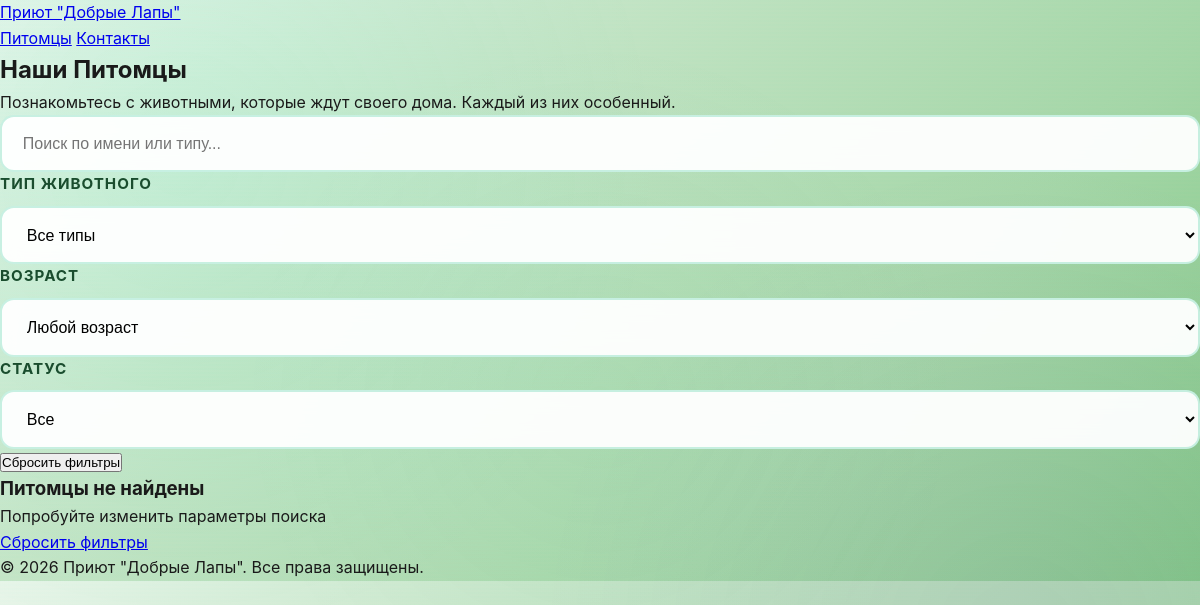
Before: / (signed in) with the older database file.
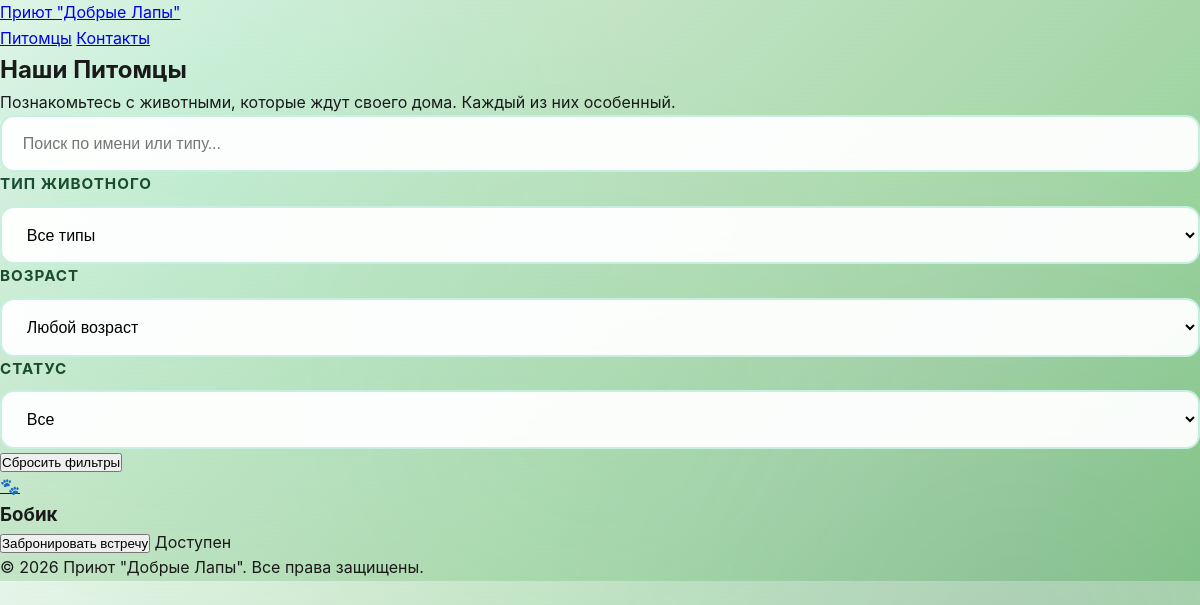
After: the same page with the newer database file.
### shelter/models.py (models this page shows)
class Animal(models.Model):
    STATUS = [('free','Свободен'),('booked','Забронирован')]
    name = models.CharField(max_length=100)
    type = models.CharField(max_length=50)
    age = models.IntegerField()
    status = models.CharField(max_length=10, choices=STATUS, default='free')
    @property
    def is_booked(self):
        return AdoptionRequest.objects.filter(animal=self, status='approved').exists()

### shelter/views.py (the view, shortened to what this page needs)
# urls.py: path('', include('shelter.urls')),  # главная страница — animals_list
def animals_list(request):
    animals = Animal.objects.all()
    return render(request, 'shelter/animals_list.html', {'animals': animals})

### shelter/templates/shelter/animals_list.html (shortened to what the changed rows need)
{% extends 'shelter/base.html' %}
{% load static %}
{% block content %}
<section class="container mx-auto px-4 py-12">
    <div class="text-center mb-12">
        <h1 class="text-4xl md:text-5xl font-bold mb-4">Наши Питомцы</h1>
    </div>
                {% url 'animals_list' as animals_url %}
    <div class="grid md:grid-cols-2 lg:grid-cols-3 xl:grid-cols-4 gap-6">
        {% for animal in animals %}
        <div class="bg-white rounded-2xl shadow-lg overflow-hidden">
            <a href="{% url 'animal_detail' animal.id %}">
                {% if animal.image %}
                <img src="{{ animal.image.url }}" alt="{{ animal.name }}" class="w-full h-48 object-cover">
                {% else %}
                <div class="flex items-center justify-center h-48 text-6xl">🐾</div>
                {% endif %}
            </a>
            <div class="p-4">
                <h3 class="font-bold text-xl mb-2">{{ animal.name }}</h3>
                {% if animal.is_booked %}
                    <button disabled class="mt-2 w-full bg-gray-400 text-white py-2 rounded">Забронирован</button>
                {% else %}
                    {% if user.is_authenticated %}
                        <button onclick="bookAppointment('{{ animal.id }}')" class="mt-2 w-full bg-purple-600 text-white py-2 rounded hover:bg-purple-700">
                            Забронировать встречу
                        </button>
                    {% else %}
                        <a href="{% url 'login' %}?next={% url 'animal_detail' animal.id %}" class="mt-2 w-full block bg-purple-600 text-white py-2 rounded text-center hover:bg-purple-700">
                            Войдите для бронирования
                        </a>
                    {% endif %}
                {% endif %}
                <span class="text-sm mt-2 {% if animal.status == 'free' %}text-green-600{% else %}text-yellow-600{% endif %}">
                    {% if animal.status == 'free' %}Доступен{% else %}Забронирован{% endif %}
                </span>
            </div>
        </div>
        {% empty %}
        <div class="col-span-full text-center py-12">
            <h3 class="text-2xl font-bold text-gray-700 mb-2">Питомцы не найдены</h3>
            <p class="text-gray-600 mb-6">Попробуйте изменить параметры поиска</p>
            <a href="{% url 'animals_list' %}" class="bg-purple-600 text-white py-2 px-4 rounded hover:bg-purple-700">Сбросить фильтры</a>
        </div>
        {% endfor %}
    </div>
</section>
{% endblock %}

Changed rows visible on the page:
added Animal: name "Бобик", status "Доступен"
Other visible differences:
text no longer shown: "Питомцы не найдены Попробуйте изменить параметры поиска Сбросить фильтры"
